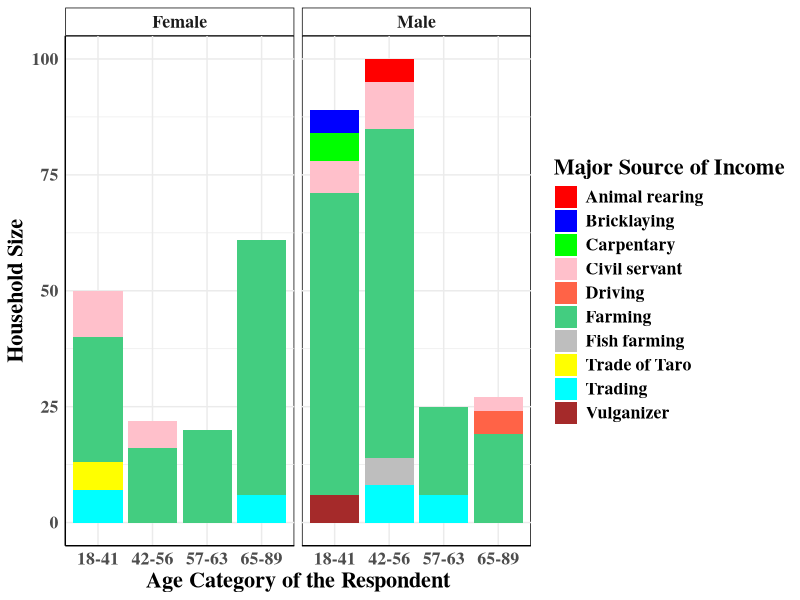
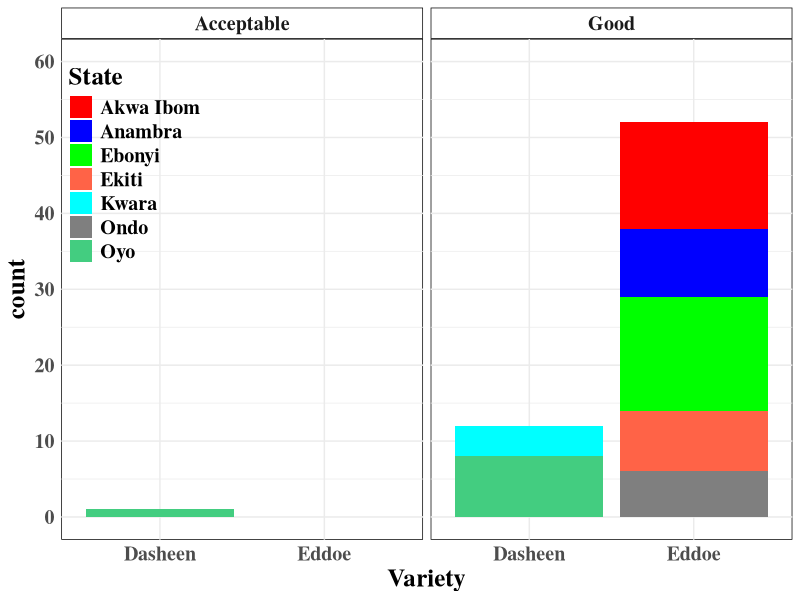
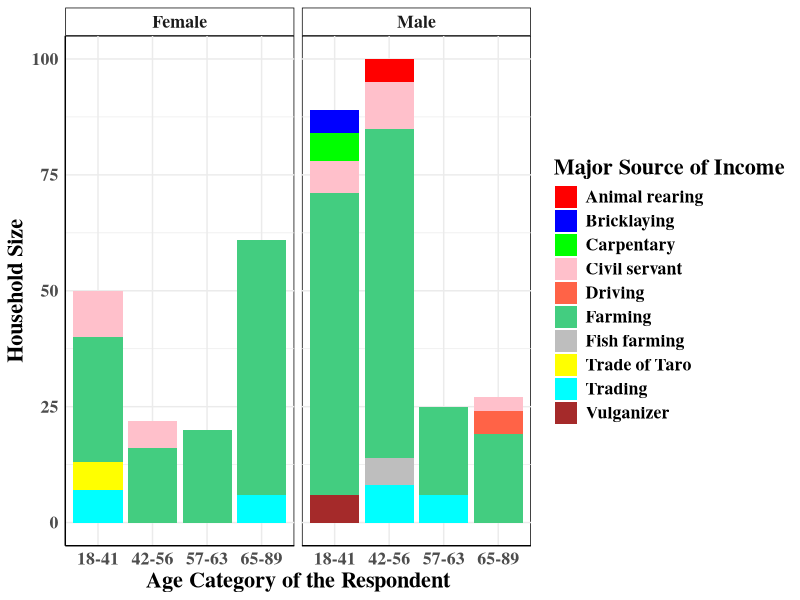
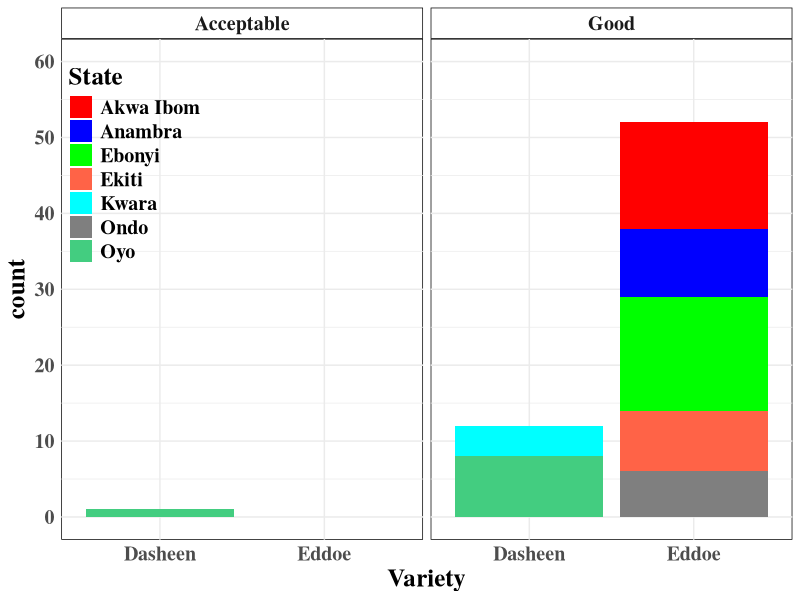

Generate these figures, in order, with R:
library(tidyverse)
library(readxl)

dat <- read_excel(path = 'Data/Copy of Questionnaire.xlsx')


dat %>% mutate(Age=case_when(Age%in%c(18:41)~'18-41',Age%in%c(42:56)~'42-56',Age%in%c(57:63)~'57-63',TRUE~'65-89')) %>%
  mutate(Gender=fct_recode(Gender,'Male'='M','Female'='F')) %>%
  ggplot(mapping = aes(Age,`No of persons in household`,fill=`Major Source of Income`))+geom_col()+facet_grid(~Gender)+scale_fill_manual(values = c('red','blue','green','pink','tomato',"seagreen3",'gray','yellow','cyan','brown'))+
  labs(x='Age Category of the Respondent',y='Household Size')+
  theme_minimal()+
  theme(strip.background = element_rect(fill = NA,colour = 'black'),text = element_text(family = 'serif',face = 'bold',size = 16),axis.line = element_line(),panel.background = element_rect())


# Plot of HouseHold Size
ggsave('Household_size.png',width = 12,height = 9,dpi = 400,path = 'Plot')



# Sheet 2
dat2 <- read_excel(path = 'Data/Copy of Questionnaire.xlsx',sheet = "Ethnobotany and Uses")

# Inner_Join by QID
dat3 <- dat %>% select(QID,Age,Gender)

dat4 <- inner_join(dat3,dat2,by='QID')



dat4 %>% mutate(Age=case_when(Age%in%c(18:41)~'18-41',Age%in%c(42:56)~'42-56',Age%in%c(57:63)~'57-63',TRUE~'65-89')) %>%
  mutate(Gender=fct_recode(Gender,'Male'='M','Female'='F')) %>%
  mutate(History=ifelse(`History of Plant use`==1,'Ancestral',ifelse(`History of Plant use`==2,'Introduced unknown','Introduced Known'))) %>%
  mutate(Frequency=ifelse(`Frequency of cooking`==2,'Weekly',ifelse(`Frequency of cooking`==3,'Occasional','Occasional'))) %>%
  mutate(`Local name of variety`=case_when(`Local name of variety`%in%c('Kokoghana','kokoghana')~'Dasheen',TRUE~'Eddoe')) %>%
mutate(`Palatability of cooked corm`=ifelse(`Palatability of cooked corm`==2,'Acceptable','Good')) %>%
ggplot(mapping = aes(x=`Local name of variety`,fill=State))+geom_bar()+facet_grid(~`Palatability of cooked corm`)+labs(x='Variety')+
  scale_fill_manual(values = c('red','blue','green','tomato','cyan','gray50','seagreen3'))+
theme_minimal()+
theme(panel.background = element_rect(),strip.background.x = element_rect(fill = NA,colour = 'black'),text = element_text(family = 'serif',size = 18,face = 'bold'),legend.position = c(0.1,0.75))+
scale_y_continuous(limits = c(0,60),breaks = seq(0,60,10))


# Save the plot
ggsave('Palatability.png',width = 12,height = 9,dpi = 400,path = 'Plot')













